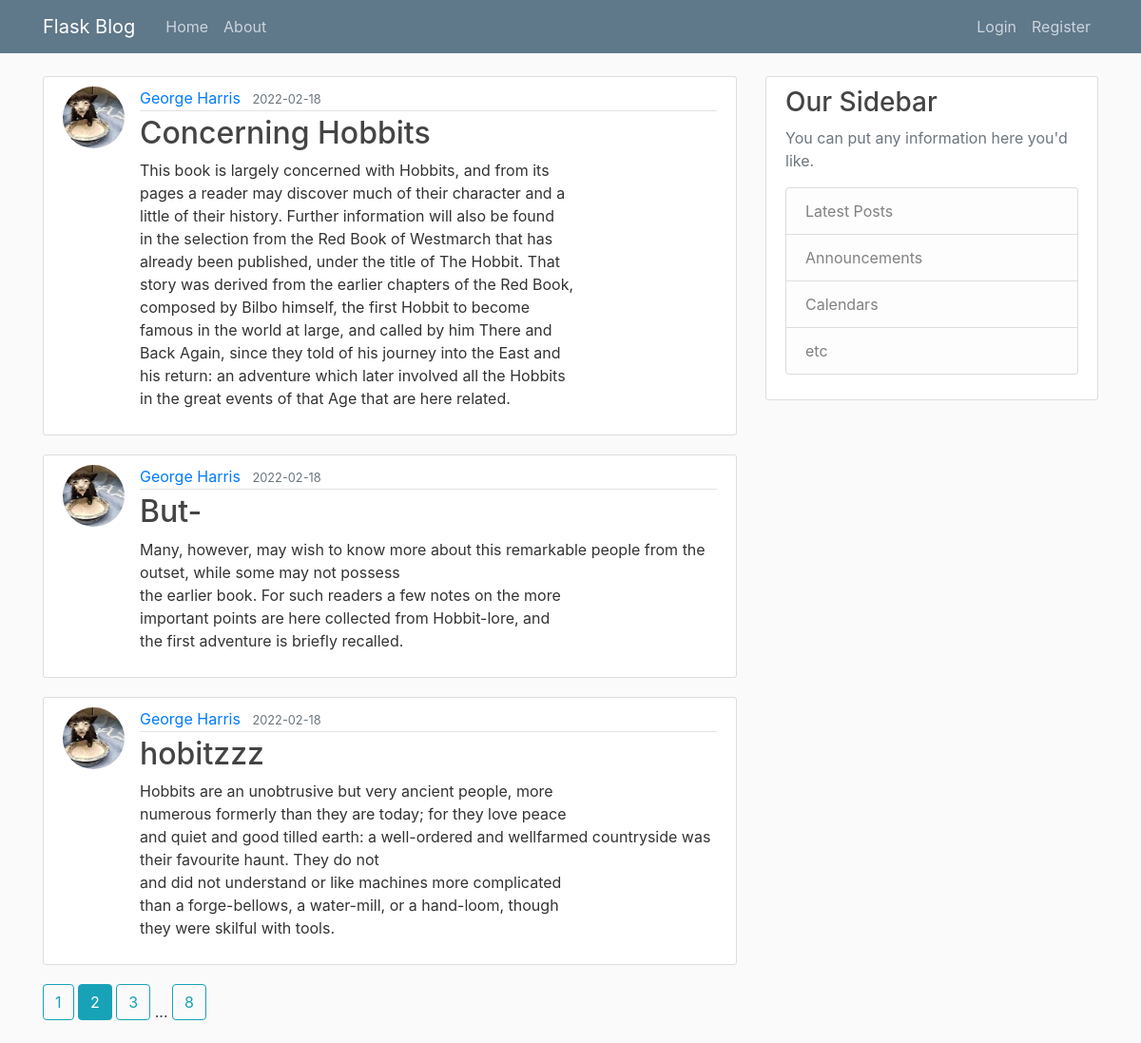
The page /home?page=2 on the database its author committed.
### core/models.py (models this page shows, shortened)
class Post(db.Model):
    id = db.Column(db.Integer, primary_key=True)
    title = db.Column(db.String(100), nullable=False)
    date_posted = db.Column(db.DateTime, nullable=False, default=datetime.utcnow)
    content = db.Column(db.Text, nullable=False)
    user_id = db.Column(db.Integer, db.ForeignKey('user.id'), nullable=False)

class User(db.Model, UserMixin):
    id = db.Column(db.Integer, primary_key=True)
    username = db.Column(db.String(20), unique=True, nullable=False)
    email = db.Column(db.String(120), unique=True, nullable=False)
    image_file = db.Column(db.String(20), nullable=False, default='default.jpg')
    password = db.Column(db.String(60), nullable=False)
    posts = db.relationship('Post', backref='author', lazy=True)

### core/routes.py (the view)
@app.route("/")
@app.route("/home")
def home():
    page = request.args.get('page', 1, type=int)
    posts = Post.query.paginate(page=page, per_page=3)
    return render_template('home.html', posts=posts)

### core/Templates/home.html
{% extends "layout.html" %}
{% block content %}
{% for post in posts.items %}
<article class="media content-section">
  <img class="rounded-circle article-img"
    src="{{ url_for('static', filename='profile_pics/' + post.author.image_file) }}">
  <div class="media-body">
    <div class="article-metadata">
      <a class="mr-2" href="#">{{ post.author.username }}</a>
      <small class="text-muted">{{ post.date_posted.strftime('%Y-%m-%d') }}</small>
    </div>
    <h2><a class="article-title" href="{{ url_for('post', post_id=post.id) }}">{{ post.title }}</a></h2>
    <p class="article-content">{{ post.content }}</p>
  </div>
</article>
{% endfor %}
{% for page_num in posts.iter_pages(left_edge=1, right_edge=1, left_current=1, right_current=2) %}
  {% if page_num %}
    {% if posts.page == page_num %}
      <a class="btn btn-info mb-4" href="{{ url_for('home', page=page_num) }}">{{ page_num }}</a>
    {% else %}
      <a class="btn btn-outline-info mb-4" href="{{ url_for('home', page=page_num) }}">{{ page_num }}</a>
    {% endif %}
  {% else %}
    ...
  {% endif %}
{% endfor %}
{% endblock content %}

### core/static/main.css (style rules this page uses)
body { background: #fafafa; color: #333333; margin-top: 5rem; }
h1, h2, h3, h4, h5, h6 { color: #444444; }
.content-section { background: #ffffff; padding: 10px 20px; border: 1px solid #dddddd; border-radius: 3px; margin-bottom: 20px; }
.article-title { color: #444444; }
.article-content { white-space: pre-line; }
.article-img { height: 65px; width: 65px; margin-right: 16px; }
.article-metadata { padding-bottom: 1px; margin-bottom: 4px; border-bottom: 1px solid #e3e3e3 }

### rows shown on the page
Post: image_file (picture), author.username "George Harris", date_posted "2022-02-18", title "Concerning Hobbits", content "This book is largely concerned with Hobbits, and from its pages a reader may discover much of their character and a little of their history. Further information will also be found in the selection from the Red Book of Westmarch that has already been published, under the title of The Hobbit. That story was derived from the earlier chapters of the Red Book, composed by Bilbo himself, the first Hobbit to become famous in the world at large, and called by him There and Back Again, since they told of his journey into the East and his return: an adventure which later involved all the Hobbits in the great events of that Age that are here related."
Post: image_file (picture), author.username "George Harris", date_posted "2022-02-18", title "But-", content "Many, however, may wish to know more about this remarkable people from the outset, while some may not possess the earlier book. For such readers a few notes on the more important points are here collected from Hobbit-lore, and the first adventure is briefly recalled."
Post: image_file (picture), author.username "George Harris", date_posted "2022-02-18", title "hobitzzz", content "Hobbits are an unobtrusive but very ancient people, more numerous formerly than they are today; for they love peace and quiet and good tilled earth: a well-ordered and wellfarmed countryside was their favourite haunt. They do not and did not understand or like machines more complicated than a forge-bellows, a water-mill, or a hand-loom, though they were skilful with tools."

### other values the page prints
{{ page_num }} "1" "3" "8"
{{ page_num }} "2"
